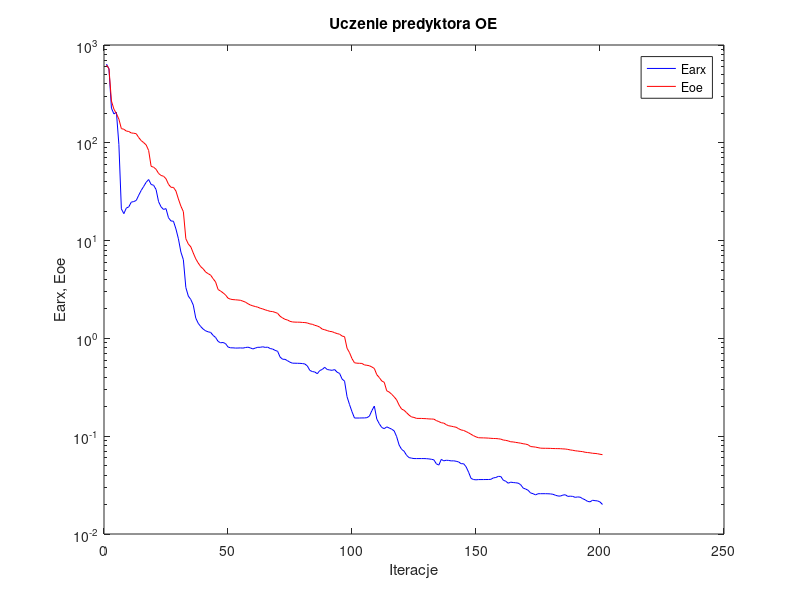
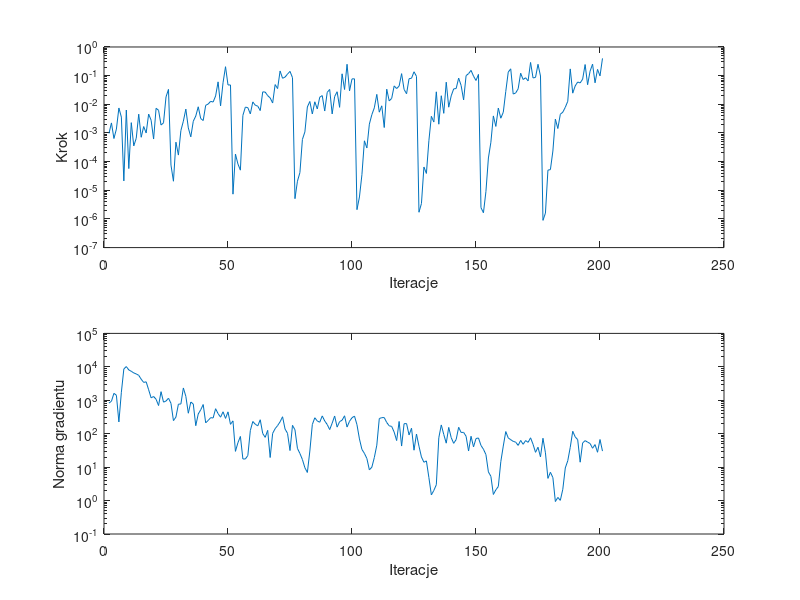

The MATLAB source for these figures, in order:
%uczenie predyktora oe
clear all;
n=0; farx(n+1)=6.383241e+002; foe(n+1)=6.216588e+002; wspucz(n+1)=0.000000e+000; ng(n+1)=0.000000e+000;
%odnowa zmiennej metryki
n=1; farx(n+1)=5.691579e+002; foe(n+1)=5.745273e+002; krok(n+1)=9.641425e-004; ng(n+1)=8.251640e+002;
n=2; farx(n+1)=2.261269e+002; foe(n+1)=2.675015e+002; krok(n+1)=2.240817e-003; ng(n+1)=9.328091e+002;
n=3; farx(n+1)=1.973039e+002; foe(n+1)=2.205458e+002; krok(n+1)=6.399708e-004; ng(n+1)=1.610641e+003;
n=4; farx(n+1)=2.055747e+002; foe(n+1)=1.990380e+002; krok(n+1)=1.369522e-003; ng(n+1)=1.411825e+003;
n=5; farx(n+1)=9.622324e+001; foe(n+1)=1.745090e+002; krok(n+1)=7.444102e-003; ng(n+1)=2.249639e+002;
n=6; farx(n+1)=2.112105e+001; foe(n+1)=1.396273e+002; krok(n+1)=3.582494e-003; ng(n+1)=1.734842e+003;
n=7; farx(n+1)=1.885981e+001; foe(n+1)=1.375801e+002; krok(n+1)=2.122479e-005; ng(n+1)=8.640232e+003;
n=8; farx(n+1)=2.151091e+001; foe(n+1)=1.318794e+002; krok(n+1)=6.319511e-003; ng(n+1)=1.018435e+004;
n=9; farx(n+1)=2.215300e+001; foe(n+1)=1.304574e+002; krok(n+1)=5.720244e-005; ng(n+1)=8.063213e+003;
n=10; farx(n+1)=2.474299e+001; foe(n+1)=1.260484e+002; krok(n+1)=2.287557e-003; ng(n+1)=7.356657e+003;
n=11; farx(n+1)=2.506866e+001; foe(n+1)=1.252748e+002; krok(n+1)=3.534472e-004; ng(n+1)=6.565981e+003;
n=12; farx(n+1)=2.573820e+001; foe(n+1)=1.238241e+002; krok(n+1)=6.518159e-004; ng(n+1)=6.137296e+003;
n=13; farx(n+1)=2.911346e+001; foe(n+1)=1.130742e+002; krok(n+1)=4.520892e-003; ng(n+1)=5.564440e+003;
n=14; farx(n+1)=3.259907e+001; foe(n+1)=1.053041e+002; krok(n+1)=7.078508e-004; ng(n+1)=4.256770e+003;
n=15; farx(n+1)=3.581411e+001; foe(n+1)=1.004338e+002; krok(n+1)=1.675019e-003; ng(n+1)=3.418830e+003;
n=16; farx(n+1)=3.947101e+001; foe(n+1)=9.514826e+001; krok(n+1)=9.975011e-004; ng(n+1)=3.561300e+003;
n=17; farx(n+1)=4.212006e+001; foe(n+1)=8.342298e+001; krok(n+1)=4.564205e-003; ng(n+1)=2.059913e+003;
n=18; farx(n+1)=3.748998e+001; foe(n+1)=5.744172e+001; krok(n+1)=2.778799e-003; ng(n+1)=1.182083e+003;
n=19; farx(n+1)=3.680594e+001; foe(n+1)=5.634079e+001; krok(n+1)=6.145526e-004; ng(n+1)=1.296856e+003;
n=20; farx(n+1)=3.326152e+001; foe(n+1)=5.358589e+001; krok(n+1)=7.251821e-003; ng(n+1)=1.070748e+003;
n=21; farx(n+1)=2.501728e+001; foe(n+1)=4.862941e+001; krok(n+1)=6.192369e-003; ng(n+1)=6.950747e+002;
n=22; farx(n+1)=2.216122e+001; foe(n+1)=4.634938e+001; krok(n+1)=1.891685e-003; ng(n+1)=1.807831e+003;
n=23; farx(n+1)=2.082689e+001; foe(n+1)=4.552553e+001; krok(n+1)=2.261309e-003; ng(n+1)=8.790472e+002;
n=24; farx(n+1)=2.124446e+001; foe(n+1)=4.291931e+001; krok(n+1)=1.809047e-002; ng(n+1)=9.489207e+002;
n=25; farx(n+1)=1.713699e+001; foe(n+1)=3.764975e+001; krok(n+1)=3.320390e-002; ng(n+1)=1.154345e+003;
%odnowa zmiennej metryki
n=26; farx(n+1)=1.588346e+001; foe(n+1)=3.508280e+001; krok(n+1)=7.612382e-005; ng(n+1)=8.103974e+002;
n=27; farx(n+1)=1.577999e+001; foe(n+1)=3.499735e+001; krok(n+1)=2.069140e-005; ng(n+1)=2.463104e+002;
n=28; farx(n+1)=1.317305e+001; foe(n+1)=3.214889e+001; krok(n+1)=4.770094e-004; ng(n+1)=3.136699e+002;
n=29; farx(n+1)=1.043990e+001; foe(n+1)=2.664363e+001; krok(n+1)=1.691914e-004; ng(n+1)=7.638765e+002;
n=30; farx(n+1)=7.641380e+000; foe(n+1)=2.250424e+001; krok(n+1)=1.213392e-003; ng(n+1)=7.738854e+002;
n=31; farx(n+1)=6.376833e+000; foe(n+1)=1.978420e+001; krok(n+1)=2.583925e-003; ng(n+1)=2.333145e+003;
n=32; farx(n+1)=3.315435e+000; foe(n+1)=1.045214e+001; krok(n+1)=6.800237e-003; ng(n+1)=1.311087e+003;
n=33; farx(n+1)=2.707514e+000; foe(n+1)=9.230501e+000; krok(n+1)=1.499367e-003; ng(n+1)=4.095884e+002;
n=34; farx(n+1)=2.498977e+000; foe(n+1)=8.634526e+000; krok(n+1)=7.323184e-004; ng(n+1)=8.861847e+002;
n=35; farx(n+1)=2.189327e+000; foe(n+1)=7.461868e+000; krok(n+1)=2.564143e-003; ng(n+1)=7.727070e+002;
n=36; farx(n+1)=1.612945e+000; foe(n+1)=6.505865e+000; krok(n+1)=3.891067e-003; ng(n+1)=1.736198e+002;
n=37; farx(n+1)=1.426151e+000; foe(n+1)=5.896142e+000; krok(n+1)=8.190859e-003; ng(n+1)=3.885231e+002;
n=38; farx(n+1)=1.321544e+000; foe(n+1)=5.412531e+000; krok(n+1)=3.174920e-003; ng(n+1)=5.187118e+002;
n=39; farx(n+1)=1.244777e+000; foe(n+1)=5.140582e+000; krok(n+1)=2.716773e-003; ng(n+1)=7.455383e+002;
n=40; farx(n+1)=1.194189e+000; foe(n+1)=4.766468e+000; krok(n+1)=9.231023e-003; ng(n+1)=2.113819e+002;
n=41; farx(n+1)=1.167626e+000; foe(n+1)=4.592973e+000; krok(n+1)=1.019447e-002; ng(n+1)=2.483367e+002;
n=42; farx(n+1)=1.151637e+000; foe(n+1)=4.434039e+000; krok(n+1)=1.269968e-002; ng(n+1)=3.018854e+002;
n=43; farx(n+1)=1.073090e+000; foe(n+1)=4.078691e+000; krok(n+1)=1.199493e-002; ng(n+1)=2.951660e+002;
n=44; farx(n+1)=1.021598e+000; foe(n+1)=3.774244e+000; krok(n+1)=1.953985e-002; ng(n+1)=5.588782e+002;
n=45; farx(n+1)=9.322409e-001; foe(n+1)=3.161575e+000; krok(n+1)=6.068378e-002; ng(n+1)=3.981466e+002;
n=46; farx(n+1)=9.018255e-001; foe(n+1)=3.049853e+000; krok(n+1)=8.806488e-003; ng(n+1)=3.116545e+002;
n=47; farx(n+1)=9.083384e-001; foe(n+1)=2.923801e+000; krok(n+1)=5.671128e-002; ng(n+1)=4.523254e+002;
n=48; farx(n+1)=8.851067e-001; foe(n+1)=2.783247e+000; krok(n+1)=2.050745e-001; ng(n+1)=2.868338e+002;
n=49; farx(n+1)=8.172403e-001; foe(n+1)=2.578749e+000; krok(n+1)=4.732206e-002; ng(n+1)=4.502190e+002;
n=50; farx(n+1)=8.014083e-001; foe(n+1)=2.518546e+000; krok(n+1)=4.732206e-002; ng(n+1)=1.905599e+002;
%odnowa zmiennej metryki
n=51; farx(n+1)=8.007583e-001; foe(n+1)=2.493188e+000; krok(n+1)=7.323089e-006; ng(n+1)=2.416202e+002;
n=52; farx(n+1)=7.965333e-001; foe(n+1)=2.482225e+000; krok(n+1)=1.837317e-004; ng(n+1)=2.962539e+001;
n=53; farx(n+1)=7.973182e-001; foe(n+1)=2.468420e+000; krok(n+1)=8.271938e-005; ng(n+1)=5.375995e+001;
n=54; farx(n+1)=7.994653e-001; foe(n+1)=2.454344e+000; krok(n+1)=5.036707e-005; ng(n+1)=8.275079e+001;
n=55; farx(n+1)=7.962495e-001; foe(n+1)=2.403226e+000; krok(n+1)=4.101231e-003; ng(n+1)=1.755632e+001;
n=56; farx(n+1)=8.060073e-001; foe(n+1)=2.351442e+000; krok(n+1)=7.981858e-003; ng(n+1)=1.752919e+001;
n=57; farx(n+1)=8.135107e-001; foe(n+1)=2.264949e+000; krok(n+1)=7.632150e-003; ng(n+1)=2.226825e+001;
n=58; farx(n+1)=7.999063e-001; foe(n+1)=2.196669e+000; krok(n+1)=4.624718e-003; ng(n+1)=1.242264e+002;
n=59; farx(n+1)=7.799794e-001; foe(n+1)=2.152541e+000; krok(n+1)=1.214548e-002; ng(n+1)=2.317027e+002;
n=60; farx(n+1)=7.961149e-001; foe(n+1)=2.117944e+000; krok(n+1)=9.248075e-003; ng(n+1)=1.917223e+002;
n=61; farx(n+1)=8.112048e-001; foe(n+1)=2.086293e+000; krok(n+1)=8.625805e-003; ng(n+1)=1.715373e+002;
n=62; farx(n+1)=8.109411e-001; foe(n+1)=2.034305e+000; krok(n+1)=6.042575e-003; ng(n+1)=2.612185e+002;
n=63; farx(n+1)=8.209098e-001; foe(n+1)=2.001839e+000; krok(n+1)=2.721013e-002; ng(n+1)=1.012038e+002;
n=64; farx(n+1)=8.095060e-001; foe(n+1)=1.959254e+000; krok(n+1)=2.667694e-002; ng(n+1)=7.775335e+001;
n=65; farx(n+1)=8.140483e-001; foe(n+1)=1.925050e+000; krok(n+1)=2.008899e-002; ng(n+1)=1.260509e+002;
n=66; farx(n+1)=7.876349e-001; foe(n+1)=1.890517e+000; krok(n+1)=1.669856e-002; ng(n+1)=1.939765e+001;
n=67; farx(n+1)=7.783485e-001; foe(n+1)=1.880755e+000; krok(n+1)=1.109636e-002; ng(n+1)=1.021858e+002;
n=68; farx(n+1)=7.544633e-001; foe(n+1)=1.845292e+000; krok(n+1)=4.879939e-002; ng(n+1)=1.412721e+002;
n=69; farx(n+1)=7.384158e-001; foe(n+1)=1.805118e+000; krok(n+1)=3.535818e-002; ng(n+1)=1.749834e+002;
n=70; farx(n+1)=6.449748e-001; foe(n+1)=1.683920e+000; krok(n+1)=1.455442e-001; ng(n+1)=2.268344e+002;
n=71; farx(n+1)=6.124089e-001; foe(n+1)=1.619440e+000; krok(n+1)=8.097460e-002; ng(n+1)=3.210785e+002;
n=72; farx(n+1)=6.108996e-001; foe(n+1)=1.566891e+000; krok(n+1)=8.892157e-002; ng(n+1)=1.382877e+002;
n=73; farx(n+1)=5.912703e-001; foe(n+1)=1.541780e+000; krok(n+1)=1.134226e-001; ng(n+1)=1.024103e+002;
n=74; farx(n+1)=5.706688e-001; foe(n+1)=1.494401e+000; krok(n+1)=1.409038e-001; ng(n+1)=3.130841e+001;
n=75; farx(n+1)=5.581232e-001; foe(n+1)=1.473727e+000; krok(n+1)=8.509079e-002; ng(n+1)=1.778175e+002;
%odnowa zmiennej metryki
n=76; farx(n+1)=5.576576e-001; foe(n+1)=1.467069e+000; krok(n+1)=5.093343e-006; ng(n+1)=1.311471e+002;
n=77; farx(n+1)=5.566623e-001; foe(n+1)=1.465402e+000; krok(n+1)=2.078166e-005; ng(n+1)=3.635278e+001;
n=78; farx(n+1)=5.557767e-001; foe(n+1)=1.464229e+000; krok(n+1)=4.154824e-005; ng(n+1)=2.554472e+001;
n=79; farx(n+1)=5.532016e-001; foe(n+1)=1.455998e+000; krok(n+1)=5.940926e-004; ng(n+1)=1.691357e+001;
n=80; farx(n+1)=5.476599e-001; foe(n+1)=1.451704e+000; krok(n+1)=1.088153e-003; ng(n+1)=9.586723e+000;
n=81; farx(n+1)=5.224997e-001; foe(n+1)=1.438004e+000; krok(n+1)=8.076021e-003; ng(n+1)=6.929674e+000;
n=82; farx(n+1)=4.706407e-001; foe(n+1)=1.407582e+000; krok(n+1)=1.254679e-002; ng(n+1)=3.031410e+001;
n=83; farx(n+1)=4.583661e-001; foe(n+1)=1.394345e+000; krok(n+1)=4.606611e-003; ng(n+1)=1.878867e+002;
n=84; farx(n+1)=4.535536e-001; foe(n+1)=1.360687e+000; krok(n+1)=1.223774e-002; ng(n+1)=2.996730e+002;
n=85; farx(n+1)=4.354238e-001; foe(n+1)=1.340140e+000; krok(n+1)=6.884742e-003; ng(n+1)=2.399804e+002;
n=86; farx(n+1)=4.691500e-001; foe(n+1)=1.303222e+000; krok(n+1)=1.778972e-002; ng(n+1)=2.203432e+002;
n=87; farx(n+1)=4.813272e-001; foe(n+1)=1.244675e+000; krok(n+1)=2.008828e-002; ng(n+1)=3.405665e+002;
n=88; farx(n+1)=5.063935e-001; foe(n+1)=1.225877e+000; krok(n+1)=5.829556e-003; ng(n+1)=2.404009e+002;
n=89; farx(n+1)=4.809748e-001; foe(n+1)=1.202324e+000; krok(n+1)=2.607440e-002; ng(n+1)=1.883267e+002;
n=90; farx(n+1)=4.756270e-001; foe(n+1)=1.179130e+000; krok(n+1)=3.301014e-002; ng(n+1)=1.326404e+002;
n=91; farx(n+1)=4.715909e-001; foe(n+1)=1.171144e+000; krok(n+1)=4.615931e-003; ng(n+1)=2.064779e+002;
n=92; farx(n+1)=4.801608e-001; foe(n+1)=1.143424e+000; krok(n+1)=1.871346e-002; ng(n+1)=3.384355e+002;
n=93; farx(n+1)=4.510713e-001; foe(n+1)=1.119979e+000; krok(n+1)=2.741623e-002; ng(n+1)=1.574403e+002;
n=94; farx(n+1)=4.382173e-001; foe(n+1)=1.103950e+000; krok(n+1)=7.835038e-003; ng(n+1)=2.299544e+002;
n=95; farx(n+1)=3.844124e-001; foe(n+1)=1.057055e+000; krok(n+1)=1.158784e-001; ng(n+1)=2.525943e+002;
n=96; farx(n+1)=3.654167e-001; foe(n+1)=1.041682e+000; krok(n+1)=3.281725e-002; ng(n+1)=3.432698e+002;
n=97; farx(n+1)=2.533832e-001; foe(n+1)=7.931583e-001; krok(n+1)=2.494838e-001; ng(n+1)=1.582487e+002;
n=98; farx(n+1)=2.106348e-001; foe(n+1)=7.150287e-001; krok(n+1)=2.946581e-002; ng(n+1)=2.352161e+002;
n=99; farx(n+1)=1.780125e-001; foe(n+1)=6.208311e-001; krok(n+1)=7.694633e-002; ng(n+1)=3.002962e+002;
n=100; farx(n+1)=1.534449e-001; foe(n+1)=5.632393e-001; krok(n+1)=7.746648e-002; ng(n+1)=3.359938e+002;
%odnowa zmiennej metryki
n=101; farx(n+1)=1.534033e-001; foe(n+1)=5.579605e-001; krok(n+1)=2.105909e-006; ng(n+1)=1.860421e+002;
n=102; farx(n+1)=1.534546e-001; foe(n+1)=5.563556e-001; krok(n+1)=5.841462e-006; ng(n+1)=6.970497e+001;
n=103; farx(n+1)=1.537570e-001; foe(n+1)=5.546527e-001; krok(n+1)=3.502676e-005; ng(n+1)=3.389415e+001;
n=104; farx(n+1)=1.537700e-001; foe(n+1)=5.358128e-001; krok(n+1)=5.322828e-004; ng(n+1)=2.584099e+001;
n=105; farx(n+1)=1.547093e-001; foe(n+1)=5.310134e-001; krok(n+1)=2.996980e-004; ng(n+1)=1.809556e+001;
n=106; farx(n+1)=1.601238e-001; foe(n+1)=5.253898e-001; krok(n+1)=2.032662e-003; ng(n+1)=8.298692e+000;
n=107; farx(n+1)=1.823578e-001; foe(n+1)=5.105120e-001; krok(n+1)=4.352152e-003; ng(n+1)=9.942423e+000;
n=108; farx(n+1)=2.034373e-001; foe(n+1)=4.929255e-001; krok(n+1)=7.530795e-003; ng(n+1)=1.936555e+001;
n=109; farx(n+1)=1.496606e-001; foe(n+1)=4.252460e-001; krok(n+1)=2.219272e-002; ng(n+1)=4.531128e+001;
n=110; farx(n+1)=1.341710e-001; foe(n+1)=3.980001e-001; krok(n+1)=5.318174e-003; ng(n+1)=2.836330e+002;
n=111; farx(n+1)=1.227268e-001; foe(n+1)=3.667840e-001; krok(n+1)=8.855578e-003; ng(n+1)=3.024020e+002;
n=112; farx(n+1)=1.194565e-001; foe(n+1)=3.558932e-001; krok(n+1)=1.548092e-003; ng(n+1)=3.032436e+002;
n=113; farx(n+1)=1.245633e-001; foe(n+1)=2.912339e-001; krok(n+1)=3.370660e-002; ng(n+1)=2.162066e+002;
n=114; farx(n+1)=1.214089e-001; foe(n+1)=2.828542e-001; krok(n+1)=1.316643e-002; ng(n+1)=1.723197e+002;
n=115; farx(n+1)=1.179930e-001; foe(n+1)=2.683167e-001; krok(n+1)=1.604627e-002; ng(n+1)=1.649573e+002;
n=116; farx(n+1)=1.133940e-001; foe(n+1)=2.526297e-001; krok(n+1)=4.382471e-002; ng(n+1)=1.116469e+002;
n=117; farx(n+1)=9.892180e-002; foe(n+1)=2.351811e-001; krok(n+1)=3.542231e-002; ng(n+1)=6.231617e+001;
n=118; farx(n+1)=8.125664e-002; foe(n+1)=2.076134e-001; krok(n+1)=4.320574e-002; ng(n+1)=2.324750e+002;
n=119; farx(n+1)=7.337706e-002; foe(n+1)=1.894990e-001; krok(n+1)=1.174729e-001; ng(n+1)=4.272437e+001;
n=120; farx(n+1)=7.025740e-002; foe(n+1)=1.841035e-001; krok(n+1)=3.301014e-002; ng(n+1)=1.989457e+002;
n=121; farx(n+1)=6.378863e-002; foe(n+1)=1.740328e-001; krok(n+1)=2.334578e-002; ng(n+1)=2.008339e+002;
n=122; farx(n+1)=6.041082e-002; foe(n+1)=1.643047e-001; krok(n+1)=7.815941e-002; ng(n+1)=9.176804e+001;
n=123; farx(n+1)=5.964988e-002; foe(n+1)=1.574812e-001; krok(n+1)=8.097460e-002; ng(n+1)=1.459043e+002;
n=124; farx(n+1)=5.906978e-002; foe(n+1)=1.555949e-001; krok(n+1)=1.365319e-001; ng(n+1)=3.209588e+001;
n=125; farx(n+1)=5.905031e-002; foe(n+1)=1.521528e-001; krok(n+1)=9.464845e-002; ng(n+1)=9.785889e+001;
%odnowa zmiennej metryki
n=126; farx(n+1)=5.905453e-002; foe(n+1)=1.520191e-001; krok(n+1)=1.711242e-006; ng(n+1)=4.230854e+001;
n=127; farx(n+1)=5.906033e-002; foe(n+1)=1.519440e-001; krok(n+1)=3.445799e-006; ng(n+1)=2.014516e+001;
n=128; farx(n+1)=5.906010e-002; foe(n+1)=1.514408e-001; krok(n+1)=6.491660e-005; ng(n+1)=1.398373e+001;
n=129; farx(n+1)=5.892670e-002; foe(n+1)=1.510644e-001; krok(n+1)=3.867010e-005; ng(n+1)=1.536513e+001;
n=130; farx(n+1)=5.858657e-002; foe(n+1)=1.501924e-001; krok(n+1)=5.362933e-004; ng(n+1)=4.875454e+000;
n=131; farx(n+1)=5.808460e-002; foe(n+1)=1.498946e-001; krok(n+1)=3.813159e-003; ng(n+1)=1.479763e+000;
n=132; farx(n+1)=5.735466e-002; foe(n+1)=1.494631e-001; krok(n+1)=2.406381e-003; ng(n+1)=2.008925e+000;
n=133; farx(n+1)=5.228098e-002; foe(n+1)=1.445383e-001; krok(n+1)=2.727640e-002; ng(n+1)=2.974648e+000;
n=134; farx(n+1)=5.063573e-002; foe(n+1)=1.410851e-001; krok(n+1)=2.021294e-003; ng(n+1)=7.542907e+001;
n=135; farx(n+1)=5.791650e-002; foe(n+1)=1.372334e-001; krok(n+1)=1.989989e-002; ng(n+1)=1.827924e+002;
n=136; farx(n+1)=5.599888e-002; foe(n+1)=1.361383e-001; krok(n+1)=4.845058e-003; ng(n+1)=9.491308e+001;
n=137; farx(n+1)=5.675964e-002; foe(n+1)=1.312218e-001; krok(n+1)=5.908701e-002; ng(n+1)=5.208944e+001;
n=138; farx(n+1)=5.652815e-002; foe(n+1)=1.278644e-001; krok(n+1)=7.932207e-003; ng(n+1)=1.542256e+002;
n=139; farx(n+1)=5.591224e-002; foe(n+1)=1.265675e-001; krok(n+1)=1.973299e-002; ng(n+1)=7.631853e+001;
n=140; farx(n+1)=5.601520e-002; foe(n+1)=1.249630e-001; krok(n+1)=3.450322e-002; ng(n+1)=5.148422e+001;
n=141; farx(n+1)=5.541290e-002; foe(n+1)=1.234350e-001; krok(n+1)=3.550149e-002; ng(n+1)=6.689399e+001;
n=142; farx(n+1)=5.457186e-002; foe(n+1)=1.192844e-001; krok(n+1)=8.222485e-002; ng(n+1)=1.555205e+002;
n=143; farx(n+1)=5.232387e-002; foe(n+1)=1.159351e-001; krok(n+1)=4.544795e-002; ng(n+1)=1.087299e+002;
n=144; farx(n+1)=5.233022e-002; foe(n+1)=1.144864e-001; krok(n+1)=1.417782e-002; ng(n+1)=1.097259e+002;
n=145; farx(n+1)=4.871150e-002; foe(n+1)=1.115349e-001; krok(n+1)=1.001107e-001; ng(n+1)=8.389505e+001;
n=146; farx(n+1)=4.289933e-002; foe(n+1)=1.083418e-001; krok(n+1)=1.174729e-001; ng(n+1)=3.035604e+001;
n=147; farx(n+1)=3.703302e-002; foe(n+1)=1.045908e-001; krok(n+1)=1.527341e-001; ng(n+1)=8.384656e+001;
n=148; farx(n+1)=3.605592e-002; foe(n+1)=1.012497e-001; krok(n+1)=9.595947e-002; ng(n+1)=4.035597e+001;
n=149; farx(n+1)=3.580508e-002; foe(n+1)=9.847271e-002; krok(n+1)=6.776944e-002; ng(n+1)=7.169906e+001;
n=150; farx(n+1)=3.601692e-002; foe(n+1)=9.649989e-002; krok(n+1)=1.105941e-001; ng(n+1)=7.451519e+001;
%odnowa zmiennej metryki
n=151; farx(n+1)=3.602410e-002; foe(n+1)=9.624198e-002; krok(n+1)=2.484012e-006; ng(n+1)=4.462656e+001;
n=152; farx(n+1)=3.603432e-002; foe(n+1)=9.613842e-002; krok(n+1)=1.644754e-006; ng(n+1)=3.430805e+001;
n=153; farx(n+1)=3.606724e-002; foe(n+1)=9.589677e-002; krok(n+1)=9.024321e-006; ng(n+1)=2.376710e+001;
n=154; farx(n+1)=3.606895e-002; foe(n+1)=9.561208e-002; krok(n+1)=1.340733e-004; ng(n+1)=7.191427e+000;
n=155; farx(n+1)=3.624397e-002; foe(n+1)=9.513903e-002; krok(n+1)=4.740993e-004; ng(n+1)=5.310572e+000;
n=156; farx(n+1)=3.746184e-002; foe(n+1)=9.478792e-002; krok(n+1)=3.930173e-003; ng(n+1)=1.520950e+000;
n=157; farx(n+1)=3.782832e-002; foe(n+1)=9.466087e-002; krok(n+1)=1.691206e-003; ng(n+1)=2.094007e+000;
n=158; farx(n+1)=3.884975e-002; foe(n+1)=9.415487e-002; krok(n+1)=7.397815e-003; ng(n+1)=2.628704e+000;
n=159; farx(n+1)=3.872586e-002; foe(n+1)=9.332175e-002; krok(n+1)=3.271540e-003; ng(n+1)=1.453520e+001;
n=160; farx(n+1)=3.548529e-002; foe(n+1)=9.138353e-002; krok(n+1)=5.269205e-003; ng(n+1)=4.275728e+001;
n=161; farx(n+1)=3.462652e-002; foe(n+1)=9.066299e-002; krok(n+1)=2.812841e-002; ng(n+1)=1.159068e+002;
n=162; farx(n+1)=3.305106e-002; foe(n+1)=8.946816e-002; krok(n+1)=1.328156e-001; ng(n+1)=7.480272e+001;
n=163; farx(n+1)=3.389989e-002; foe(n+1)=8.768964e-002; krok(n+1)=1.728230e-001; ng(n+1)=6.613515e+001;
n=164; farx(n+1)=3.357992e-002; foe(n+1)=8.739592e-002; krok(n+1)=2.277959e-002; ng(n+1)=5.904016e+001;
n=165; farx(n+1)=3.340879e-002; foe(n+1)=8.644854e-002; krok(n+1)=2.486715e-002; ng(n+1)=5.586594e+001;
n=166; farx(n+1)=3.312338e-002; foe(n+1)=8.571235e-002; krok(n+1)=3.477029e-002; ng(n+1)=4.468389e+001;
n=167; farx(n+1)=3.194809e-002; foe(n+1)=8.486508e-002; krok(n+1)=1.218112e-001; ng(n+1)=6.298746e+001;
n=168; farx(n+1)=2.952063e-002; foe(n+1)=8.377404e-002; krok(n+1)=7.326360e-002; ng(n+1)=4.816420e+001;
n=169; farx(n+1)=2.883947e-002; foe(n+1)=8.301593e-002; krok(n+1)=8.430727e-002; ng(n+1)=6.228915e+001;
n=170; farx(n+1)=2.800236e-002; foe(n+1)=8.174675e-002; krok(n+1)=6.539800e-002; ng(n+1)=5.508867e+001;
n=171; farx(n+1)=2.629878e-002; foe(n+1)=7.838942e-002; krok(n+1)=2.889625e-001; ng(n+1)=7.536747e+001;
n=172; farx(n+1)=2.584286e-002; foe(n+1)=7.792601e-002; krok(n+1)=8.304721e-002; ng(n+1)=4.824391e+001;
n=173; farx(n+1)=2.511453e-002; foe(n+1)=7.736067e-002; krok(n+1)=8.693674e-002; ng(n+1)=2.772207e+001;
n=174; farx(n+1)=2.580476e-002; foe(n+1)=7.639742e-002; krok(n+1)=2.489869e-001; ng(n+1)=3.936480e+001;
n=175; farx(n+1)=2.582753e-002; foe(n+1)=7.548918e-002; krok(n+1)=9.704432e-002; ng(n+1)=2.021089e+001;
%odnowa zmiennej metryki
n=176; farx(n+1)=2.583037e-002; foe(n+1)=7.529852e-002; krok(n+1)=8.916305e-007; ng(n+1)=7.309747e+001;
n=177; farx(n+1)=2.582987e-002; foe(n+1)=7.523294e-002; krok(n+1)=1.598501e-006; ng(n+1)=2.681077e+001;
n=178; farx(n+1)=2.579182e-002; foe(n+1)=7.518488e-002; krok(n+1)=5.039187e-005; ng(n+1)=4.607761e+000;
n=179; farx(n+1)=2.571121e-002; foe(n+1)=7.506190e-002; krok(n+1)=5.261508e-005; ng(n+1)=7.013658e+000;
n=180; farx(n+1)=2.547952e-002; foe(n+1)=7.482784e-002; krok(n+1)=2.349204e-004; ng(n+1)=4.867944e+000;
n=181; farx(n+1)=2.493125e-002; foe(n+1)=7.471938e-002; krok(n+1)=3.036370e-003; ng(n+1)=9.342222e-001;
n=182; farx(n+1)=2.448682e-002; foe(n+1)=7.463829e-002; krok(n+1)=1.427772e-003; ng(n+1)=1.241775e+000;
n=183; farx(n+1)=2.441237e-002; foe(n+1)=7.454317e-002; krok(n+1)=4.494346e-003; ng(n+1)=1.015966e+000;
n=184; farx(n+1)=2.498477e-002; foe(n+1)=7.419144e-002; krok(n+1)=5.318174e-003; ng(n+1)=2.174537e+000;
n=185; farx(n+1)=2.519926e-002; foe(n+1)=7.396823e-002; krok(n+1)=7.833534e-003; ng(n+1)=9.434053e+000;
n=186; farx(n+1)=2.424487e-002; foe(n+1)=7.333414e-002; krok(n+1)=1.276026e-002; ng(n+1)=1.550176e+001;
n=187; farx(n+1)=2.437120e-002; foe(n+1)=7.239436e-002; krok(n+1)=1.717868e-001; ng(n+1)=3.906862e+001;
n=188; farx(n+1)=2.424405e-002; foe(n+1)=7.179720e-002; krok(n+1)=2.447549e-002; ng(n+1)=1.182787e+002;
n=189; farx(n+1)=2.370292e-002; foe(n+1)=7.098834e-002; krok(n+1)=4.388300e-002; ng(n+1)=8.041464e+001;
n=190; farx(n+1)=2.394407e-002; foe(n+1)=7.048859e-002; krok(n+1)=5.985461e-002; ng(n+1)=6.641016e+001;
n=191; farx(n+1)=2.379356e-002; foe(n+1)=6.997267e-002; krok(n+1)=5.570844e-002; ng(n+1)=1.404978e+001;
n=192; farx(n+1)=2.297908e-002; foe(n+1)=6.954534e-002; krok(n+1)=7.539806e-002; ng(n+1)=5.286293e+001;
n=193; farx(n+1)=2.238092e-002; foe(n+1)=6.853226e-002; krok(n+1)=2.442288e-001; ng(n+1)=6.203970e+001;
n=194; farx(n+1)=2.154509e-002; foe(n+1)=6.806357e-002; krok(n+1)=4.821088e-002; ng(n+1)=5.591000e+001;
n=195; farx(n+1)=2.132424e-002; foe(n+1)=6.763890e-002; krok(n+1)=1.433103e-001; ng(n+1)=5.096310e+001;
n=196; farx(n+1)=2.213835e-002; foe(n+1)=6.691176e-002; krok(n+1)=2.522670e-001; ng(n+1)=3.672029e+001;
n=197; farx(n+1)=2.192179e-002; foe(n+1)=6.664986e-002; krok(n+1)=5.625683e-002; ng(n+1)=4.724691e+001;
n=198; farx(n+1)=2.180559e-002; foe(n+1)=6.619140e-002; krok(n+1)=1.652088e-001; ng(n+1)=2.785599e+001;
n=199; farx(n+1)=2.126014e-002; foe(n+1)=6.536299e-002; krok(n+1)=9.790194e-002; ng(n+1)=6.701726e+001;
n=200; farx(n+1)=2.004712e-002; foe(n+1)=6.475933e-002; krok(n+1)=4.004429e-001; ng(n+1)=3.019854e+001;

figure; semilogy(farx,'b'); hold on; semilogy(foe,'r'); xlabel('Iteracje'); ylabel('Earx, Eoe'); legend('Earx','Eoe'); title('Uczenie predyktora OE');
figure; subplot(2,1,1); semilogy(krok); xlabel('Iteracje'); ylabel('Krok');
subplot(2,1,2); semilogy(ng); xlabel('Iteracje'); ylabel('Norma gradientu');
Earx=farx(n+1)
Eoe=foe(n+1)
